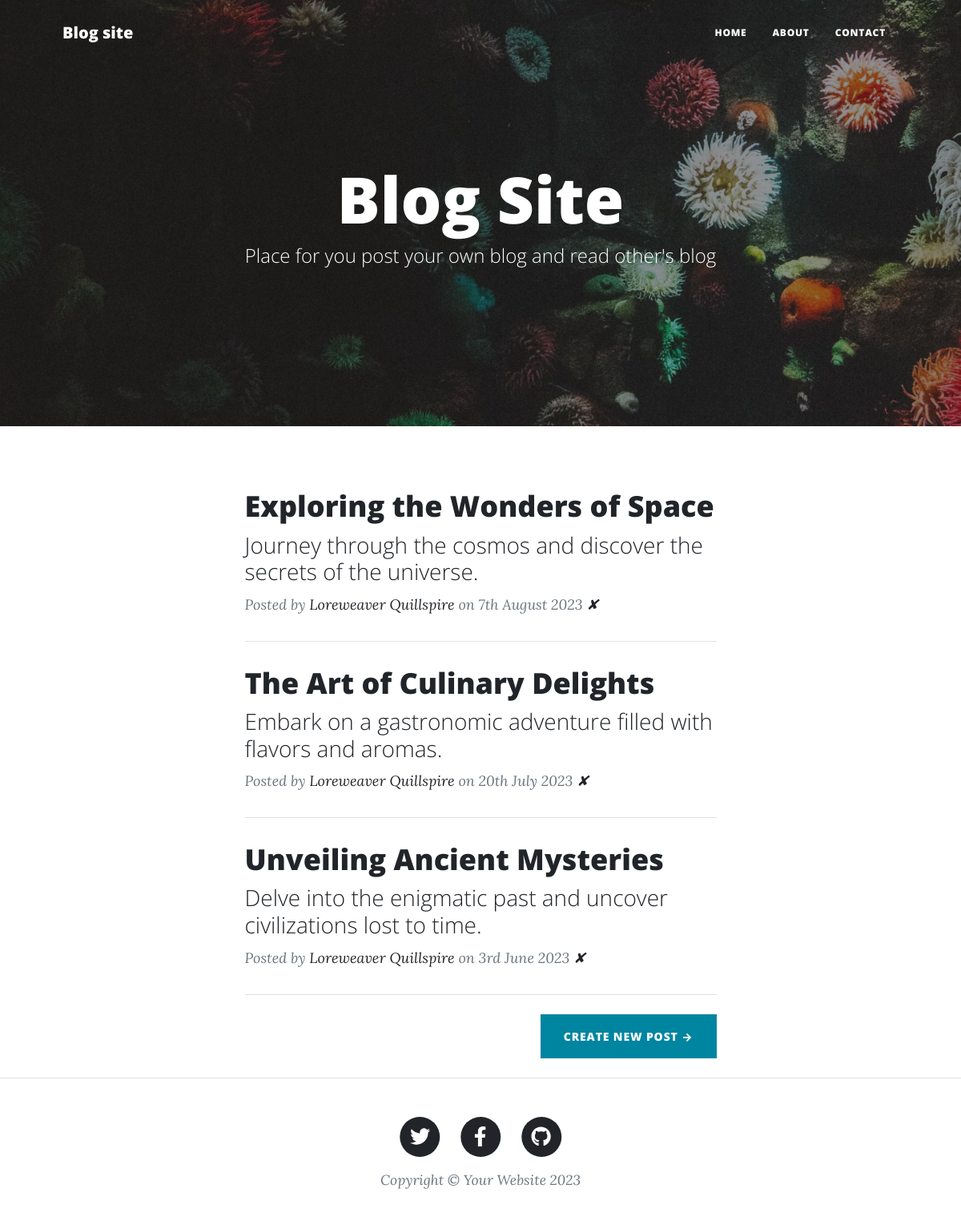
The page / on the database its author committed.
### main.py (models this page shows)
class BlogPost(db.Model):
    id = db.Column(db.Integer, primary_key=True)
    title = db.Column(db.String(250), unique=True, nullable=False)
    subtitle = db.Column(db.String(250), nullable=False)
    date = db.Column(db.String(250), nullable=False)
    body = db.Column(db.Text, nullable=False)
    author = db.Column(db.String(250), nullable=False)
    img_url = db.Column(db.String(250), nullable=False)

### main.py (the view)
@app.route('/')
def home():
    all_posts = db.session.execute(db.select(BlogPost)).scalars()
    return render_template("index.html", posts=all_posts)

### templates/index.html
{%include "header.html" %}
        <header class="masthead" style="background-image: url('../static/assets/img/home-bg.jpg')">
            <div class="container position-relative px-4 px-lg-5">
                <div class="row gx-4 gx-lg-5 justify-content-center">
                    <div class="col-md-10 col-lg-8 col-xl-7">
                        <div class="site-heading">
                            <h1>Blog Site</h1>
                            <span class="subheading">Place for you post your own blog and read other's blog</span>
                        </div>
                    </div>
                </div>
            </div>
        </header>
        <div class="container px-4 px-lg-5">
            <div class="row gx-4 gx-lg-5 justify-content-center">
                <div class="col-md-10 col-lg-8 col-xl-7">
                    {% for post in posts %}
                        <div class="post-preview">
                            <a href="{{ url_for('getBlog', id = post.id) }}">
                                <h2 class="post-title">{{post.title}}</h2>
                                <h3 class="post-subtitle">{{post.subtitle}}</h3>
                            </a>
                            <p class="post-meta">
                                Posted by
                                <a href="#!">{{post.author}}</a>
                                on {{post.date}}
                                <a href="{{url_for('delete_post',id=post.id)}}">✘</a>
                            </p>
                        </div>
                        <hr class="my-4" />
                    {% endfor %}
                    <div class="d-flex justify-content-end mb-4">
                        <a class="btn btn-primary text-uppercase" href="{{url_for('new_post')}}">
                        Create new post →</a></div>
                </div>
            </div>
        </div>
{%include "footer.html" %}

### templates/header.html (shortened to what this page needs)
<!DOCTYPE html>
<html lang="en">
    <head>
        <link href="../static/css/styles.css" rel="stylesheet" />
    </head>
    <body>
        <nav class="navbar navbar-expand-lg navbar-light" id="mainNav">
            <div class="container px-4 px-lg-5">
                <a class="navbar-brand" href="index.html">Blog site</a>
                <div class="collapse navbar-collapse" id="navbarResponsive">
                    <ul class="navbar-nav ms-auto py-4 py-lg-0">
                        <li class="nav-item"><a class="nav-link px-lg-3 py-3 py-lg-4" href="{{ url_for('home') }}">Home</a></li>
                        <li class="nav-item"><a class="nav-link px-lg-3 py-3 py-lg-4" href="{{ url_for('about') }}">About</a></li>
                        <li class="nav-item"><a class="nav-link px-lg-3 py-3 py-lg-4" href="{{ url_for('contact') }}">Contact</a></li>
                    </ul>
                </div>
            </div>
        </nav>

### templates/footer.html (shortened to what this page needs)
        <footer class="border-top">
            <div class="container px-4 px-lg-5">
                <div class="row gx-4 gx-lg-5 justify-content-center">
                    <div class="col-md-10 col-lg-8 col-xl-7">
                        <ul class="list-inline text-center">
                            <li class="list-inline-item">
                                <a href="#!">
                                    <span class="fa-stack fa-lg">
                                        <i class="fas fa-circle fa-stack-2x"></i>
                                        <i class="fab fa-twitter fa-stack-1x fa-inverse"></i>
                                    </span>
                                </a>
                            </li>
                            <li class="list-inline-item">
                                <a href="#!">
                                    <span class="fa-stack fa-lg">
                                        <i class="fas fa-circle fa-stack-2x"></i>
                                        <i class="fab fa-facebook-f fa-stack-1x fa-inverse"></i>
                                    </span>
                                </a>
                            </li>
                            <li class="list-inline-item">
                                <a href="#!">
                                    <span class="fa-stack fa-lg">
                                        <i class="fas fa-circle fa-stack-2x"></i>
                                        <i class="fab fa-github fa-stack-1x fa-inverse"></i>
                                    </span>
                                </a>
                            </li>
                        </ul>
                        <div class="small text-center text-muted fst-italic">Copyright &copy; Your Website 2023</div>
                    </div>
                </div>
            </div>
        </footer>
    </body>
</html>

### rows shown on the page
BlogPost: title "Exploring the Wonders of Space", subtitle "Journey through the cosmos and discover the secrets of the universe.", author "Loreweaver Quillspire", date "7th August 2023"
BlogPost: title "The Art of Culinary Delights", subtitle "Embark on a gastronomic adventure filled with flavors and aromas.", author "Loreweaver Quillspire", date "20th July 2023"
BlogPost: title "Unveiling Ancient Mysteries", subtitle "Delve into the enigmatic past and uncover civilizations lost to time.", author "Loreweaver Quillspire", date "3rd June 2023"
